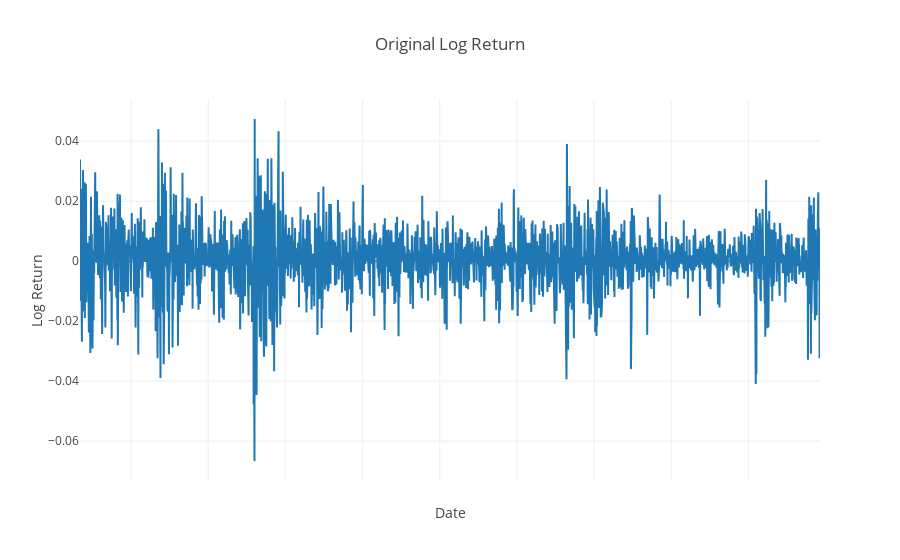

Notebook code cell kept with this figure:
### Markdown cell above
# Original Log Return

### Code cell
data = pd.read_excel(data_dir+'/output.xlsx')

title = 'Original Log Return'

x_data = list(data['Date'])


y1= list(data['log_return'])

trace0 = go.Scatter(
    x = x_data,
    y = y1,
    name = 'original log return',
    line = dict(
        width = 2)
)


df = [trace0]

# Edit the layout
layout = dict(title = title,
              xaxis = dict(title = 'Date',showticklabels=False),
              yaxis = dict(title = 'Log Return'),
              )

fig = dict(data=df, layout=layout)
iplot(fig, filename='styled-line')

### Figure 1 — Plotly figure (JSON) as saved in the notebook; plotly's stock layout.template omitted (floating-point values rounded to 4 significant figures; data arrays with more than 128 entries replaced by an {"elided": "..."} marker saying what was removed)
{"data": [{"line": {"width": 2}, "name": "original log return", "type": "scatter", "uid": "93162ec4-02ec-4f62-b511-66b4b9f45aac", "x": {"elided": "2417 str values"}, "y": {"elided": "2417 float values"}}], "layout": {"title": {"text": "Original Log Return"}, "xaxis": {"showticklabels": false, "title": {"text": "Date"}}, "yaxis": {"title": {"text": "Log Return"}}}}
